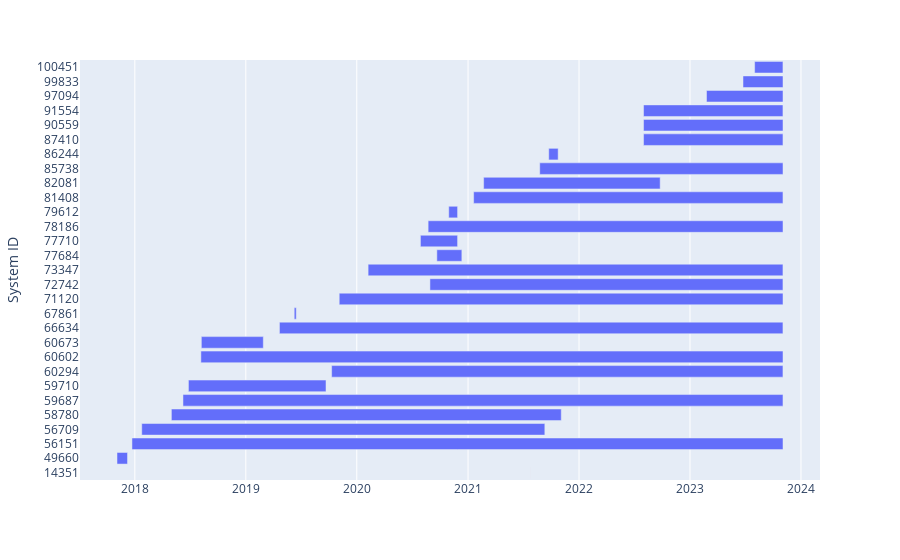

This figure's notebook cell:
### Markdown cell above
#### Plot production for one site

### Code cell
import h5py

filename = "file.hdf5"
frames = []
systems_with_data = [
    "14351",
    "49660",
    "56151",
    "56709",
    "58780",
    "59687",
    "59710",
    "60294",
    "60602",
    "60673",
    "66634",
    "67861",
    "71120",
    "72742",
    "73347",
    "77684",
    "77710",
    "78186",
    "79612",
    "81408",
    "82081",
    "85738",
    "86244",
    "87410",
    "90559",
    "91554",
    "97094",
    "99833",
    "100451",
]

with h5py.File(output_filename, "r") as f:
    for system_id in systems_with_data:
        df = pd.DataFrame(np.array(f["timeseries"][system_id]["table"]))
        print(df.head())
        df["index"] = pd.to_datetime(df["index"], unit="ns")
        dictionary = {} 
        dictionary["System ID"] = system_id
        dictionary["Start"] = df["index"][0]
        dictionary["Finish"] = df["index"][len(df["index"])-1]
        frames.append(dictionary)
    fig = px.timeline(frames, x_start="Start", x_end="Finish", y="System ID")
    fig.show()

### Figure 1 — Plotly figure (JSON) as saved in the notebook; plotly's stock layout.template omitted (floating-point values rounded to 4 significant figures)
{"data": [{"alignmentgroup": "True", "base": ["2021-07-22T16:20:00", "2017-11-03T07:20:00", "2017-12-22T12:25:00", "2018-01-23T17:20:00", "2018-05-01T04:00:00", "2018-06-08T07:55:00", "2018-06-26T06:15:00", "2019-10-10T07:10:00", "2018-08-06T05:50:00", "2018-08-07T18:15:00", "2019-04-21T15:05:00", "2019-06-09T05:50:00", "2019-11-04T05:45:00", "2020-08-28T15:15:00", "2020-02-07T06:40:00", "2020-09-20T08:30:00", "2020-07-28T08:05:00", "2020-08-22T15:55:00", "2020-10-29T12:05:00", "2021-01-19T08:25:00", "2021-02-21T06:00:00", "2021-08-24T18:25:00", "2021-09-23T11:05:00", "2022-08-01T06:00:00", "2022-08-01T06:25:00", "2022-08-01T06:30:00", "2023-02-24T07:50:00", "2023-06-24T08:20:00", "2023-08-01T14:45:00"], "hovertemplate": "Start=%{base}<br>Finish=%{x}<br>System ID=%{y}<extra></extra>", "legendgroup": "", "marker": {"color": "#636efa", "pattern": {"shape": ""}}, "name": "", "offsetgroup": "", "orientation": "h", "showlegend": false, "textposition": "auto", "type": "bar", "x": [2400000, 2990400000, 185016900000, 114549900000, 110799000000, 170513100000, 39098700000, 128257800000, 165427800000, 17610300000, 143090400000, 575700000, 126116100000, 100320000000, 117889200000, 7105200000, 10558800000, 100850700000, 2510100000, 87909000000, 50169600000, 69132900000, 2669700000, 39620700000, 39627300000, 39612900000, 21737400000, 11367600000, 8046900000], "xaxis": "x", "y": ["14351", "49660", "56151", "56709", "58780", "59687", "59710", "60294", "60602", "60673", "66634", "67861", "71120", "72742", "73347", "77684", "77710", "78186", "79612", "81408", "82081", "85738", "86244", "87410", "90559", "91554", "97094", "99833", "100451"], "yaxis": "y"}], "layout": {"barmode": "overlay", "legend": {"tracegroupgap": 0}, "margin": {"t": 60}, "xaxis": {"anchor": "y", "domain": [0, 1], "type": "date"}, "yaxis": {"anchor": "x", "domain": [0, 1], "title": {"text": "System ID"}}}}
